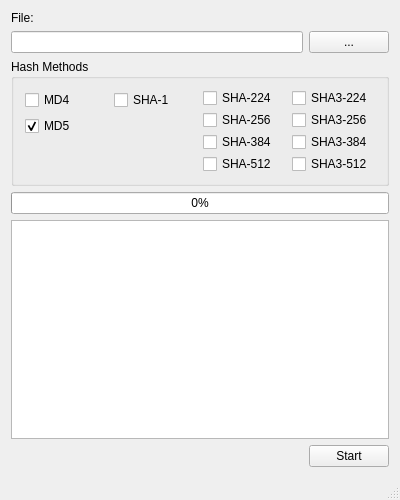
<?xml version="1.0" encoding="UTF-8"?>
<ui version="4.0">
 <class>MainWindow</class>
 <widget class="QMainWindow" name="MainWindow">
  <property name="geometry">
   <rect>
    <x>0</x>
    <y>0</y>
    <width>400</width>
    <height>500</height>
   </rect>
  </property>
  <property name="windowTitle">
   <string>MainWindow</string>
  </property>
  <widget class="QWidget" name="centralWidget">
   <layout class="QVBoxLayout" name="verticalLayout_6">
    <item>
     <layout class="QVBoxLayout" name="verticalLayout">
      <item>
       <widget class="QLabel" name="label">
        <property name="text">
         <string>File:</string>
        </property>
       </widget>
      </item>
      <item>
       <layout class="QHBoxLayout" name="horizontalLayout">
        <item>
         <widget class="QLineEdit" name="lineEdit"/>
        </item>
        <item>
         <widget class="QPushButton" name="btnBrowse">
          <property name="text">
           <string>...</string>
          </property>
         </widget>
        </item>
       </layout>
      </item>
     </layout>
    </item>
    <item>
     <widget class="QGroupBox" name="groupBox">
      <property name="maximumSize">
       <size>
        <width>16777215</width>
        <height>127</height>
       </size>
      </property>
      <property name="title">
       <string>Hash Methods</string>
      </property>
      <layout class="QHBoxLayout" name="horizontalLayout_2">
       <item>
        <layout class="QVBoxLayout" name="verticalLayout_2">
         <item>
          <widget class="QCheckBox" name="chkMD4">
           <property name="text">
            <string>MD4</string>
           </property>
          </widget>
         </item>
         <item>
          <widget class="QCheckBox" name="chkMD5">
           <property name="text">
            <string>MD5</string>
           </property>
           <property name="checked">
            <bool>true</bool>
           </property>
          </widget>
         </item>
         <item>
          <spacer name="verticalSpacer_2">
           <property name="orientation">
            <enum>Qt::Vertical</enum>
           </property>
           <property name="sizeHint" stdset="0">
            <size>
             <width>20</width>
             <height>40</height>
            </size>
           </property>
          </spacer>
         </item>
        </layout>
       </item>
       <item>
        <layout class="QVBoxLayout" name="verticalLayout_5">
         <item>
          <widget class="QCheckBox" name="chkSHA1">
           <property name="text">
            <string>SHA-1</string>
           </property>
          </widget>
         </item>
         <item>
          <spacer name="verticalSpacer">
           <property name="orientation">
            <enum>Qt::Vertical</enum>
           </property>
           <property name="sizeHint" stdset="0">
            <size>
             <width>20</width>
             <height>40</height>
            </size>
           </property>
          </spacer>
         </item>
        </layout>
       </item>
       <item>
        <layout class="QVBoxLayout" name="verticalLayout_3">
         <item>
          <widget class="QCheckBox" name="chkSHA224">
           <property name="text">
            <string>SHA-224</string>
           </property>
          </widget>
         </item>
         <item>
          <widget class="QCheckBox" name="chkSHA256">
           <property name="text">
            <string>SHA-256</string>
           </property>
          </widget>
         </item>
         <item>
          <widget class="QCheckBox" name="chkSHA384">
           <property name="text">
            <string>SHA-384</string>
           </property>
          </widget>
         </item>
         <item>
          <widget class="QCheckBox" name="chkSHA512">
           <property name="text">
            <string>SHA-512</string>
           </property>
          </widget>
         </item>
         <item>
          <spacer name="verticalSpacer_3">
           <property name="orientation">
            <enum>Qt::Vertical</enum>
           </property>
           <property name="sizeHint" stdset="0">
            <size>
             <width>20</width>
             <height>40</height>
            </size>
           </property>
          </spacer>
         </item>
        </layout>
       </item>
       <item>
        <layout class="QVBoxLayout" name="verticalLayout_4">
         <item>
          <widget class="QCheckBox" name="chkSHA3_224">
           <property name="text">
            <string>SHA3-224</string>
           </property>
          </widget>
         </item>
         <item>
          <widget class="QCheckBox" name="chkSHA3_256">
           <property name="text">
            <string>SHA3-256</string>
           </property>
          </widget>
         </item>
         <item>
          <widget class="QCheckBox" name="chkSHA3_384">
           <property name="text">
            <string>SHA3-384</string>
           </property>
          </widget>
         </item>
         <item>
          <widget class="QCheckBox" name="chkSHA3_512">
           <property name="text">
            <string>SHA3-512</string>
           </property>
          </widget>
         </item>
         <item>
          <spacer name="verticalSpacer_4">
           <property name="orientation">
            <enum>Qt::Vertical</enum>
           </property>
           <property name="sizeHint" stdset="0">
            <size>
             <width>20</width>
             <height>40</height>
            </size>
           </property>
          </spacer>
         </item>
        </layout>
       </item>
      </layout>
     </widget>
    </item>
    <item>
     <widget class="QProgressBar" name="progressBar">
      <property name="value">
       <number>0</number>
      </property>
     </widget>
    </item>
    <item>
     <widget class="QTextEdit" name="txtResult"/>
    </item>
    <item>
     <layout class="QHBoxLayout" name="horizontalLayout_3">
      <item>
       <spacer name="horizontalSpacer">
        <property name="orientation">
         <enum>Qt::Horizontal</enum>
        </property>
        <property name="sizeHint" stdset="0">
         <size>
          <width>40</width>
          <height>20</height>
         </size>
        </property>
       </spacer>
      </item>
      <item>
       <widget class="QPushButton" name="btnStart">
        <property name="text">
         <string>Start</string>
        </property>
       </widget>
      </item>
     </layout>
    </item>
   </layout>
  </widget>
  <widget class="QMenuBar" name="menuBar">
   <property name="geometry">
    <rect>
     <x>0</x>
     <y>0</y>
     <width>400</width>
     <height>21</height>
    </rect>
   </property>
  </widget>
  <widget class="QStatusBar" name="statusBar"/>
 </widget>
 <layoutdefault spacing="6" margin="11"/>
 <resources/>
 <connections/>
</ui>
